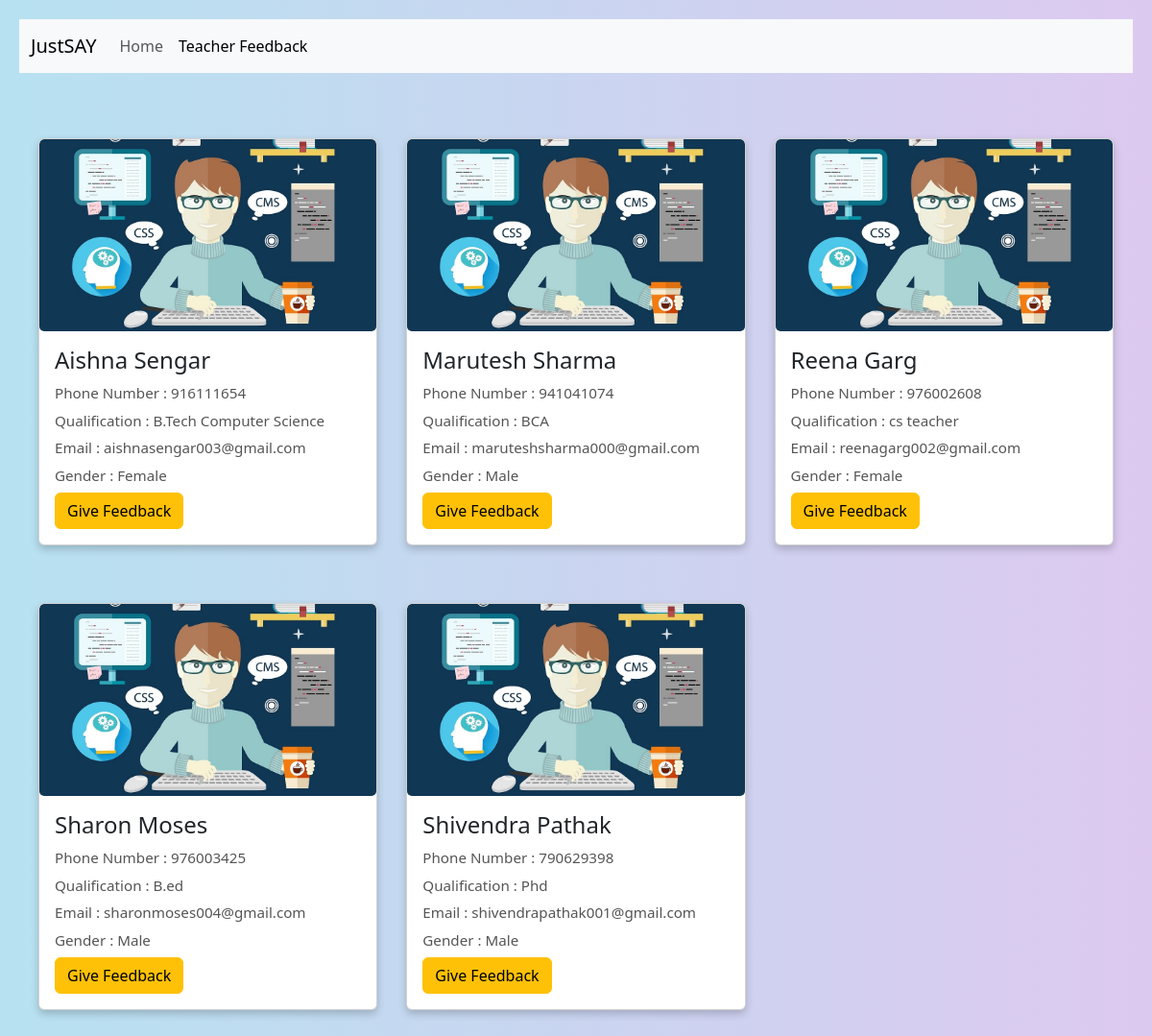
The app's page /tfeedback.php with its own data.
### tables this page shows
CREATE TABLE `teacher` (
  `name` text NOT NULL,
  `number` int(50) NOT NULL,
  `email` varchar(50) NOT NULL,
  `gender` text NOT NULL,
  `qualification` varchar(50) NOT NULL,
  `address` varchar(50) NOT NULL,
  `image` varchar(50) NOT NULL
);

### tfeedback.php (the view, shortened to what this page needs)
<!DOCTYPE html>
<html lang="en">
  <head>
    <link rel="stylesheet" href="teachercart.css">
    <link
      href="https://cdn.jsdelivr.net/npm/bootstrap@5.3.3/dist/css/bootstrap.min.css"
      rel="stylesheet"
    />
  </head>
  <body>
  <nav class="navbar navbar-expand-lg bg-body-tertiary">
        <div class="container-fluid">
          <a class="navbar-brand" href="#">JustSAY</a>
          <div class="collapse navbar-collapse" id="navbarSupportedContent">
            <ul class="navbar-nav me-auto mb-2 mb-lg-0">
              <li class="nav-item">
                <a class="nav-link" aria-current="page" href="main.html">Home</a>
              </li>
              <li class="nav-item">
                <a class="nav-link active" href="tfeedback.php">Teacher Feedback</a>
              </li>
            </ul>
          </div>
        </div>
      </nav>
      <br><br>
    <div class="card-container">
      <?php
      include("connect.php");
      $sql = "SELECT name,number,qualification,email,gender,image FROM teacher";
      $result = $conn->query($sql);
      if ($result->num_rows > 0) {
        while($row = $result->fetch_assoc()) {
      ?>
      <div class="card">
        <img src="<?php echo $row["image"]; ?>" alt="Card Image" class="card-img">
        <div class="card-details">
          <h2 class="card-title"><?php echo $row["name"]; ?></h2>
          <p class="card-info">Phone Number : <?php echo $row["number"]; ?></p>
          <p class="card-info">Qualification : <?php echo $row["qualification"]; ?></p>
          <p class="card-info">Email : <?php echo $row["email"]; ?></p>
          <p class="card-info">Gender : <?php echo $row["gender"]; ?></p>
          <td> <button class="btn btn-block btn-warning" onclick="window.location.href = 'teafeedback.php?email=<?php echo $row['email']; ?>';">Give Feedback</button></td>
        </div>
      </div>
      <?php
        }
      } else {
        echo "0 results";
      }
      ?>
    </div>
  </body>
</html>

### teachercart.css (style rules this page uses)
body { font-family: 'Times New Roman', Times, serif; background-color: #f5f5f5; margin: 0; padding: 20px; }
.card-container { display: flex; flex-wrap: wrap; justify-content: flex-start; gap: 30px; max-width: 1200px; margin: 0 auto; padding: 20px; }
.card { width: calc(33.33% - 20px); background-color: white; border-radius: 20px; box-shadow: 0 4px 8px rgba(0, 0, 0, 0.2); overflow: hidden; transition: transform 0.3s ease; margin-bottom: 30px; }
.card-img { width: 100%; height: 200px; object-fit: cover; }
.card-details { padding: 16px; }
.card-title { margin: 0 0 12px; font-size: 1.5em; color: #333; }
.card-info { margin: 6px 0; color: #555; font-size: 0.95em; }

### tfeedback.php (style rules this page uses)
body { background-image: linear-gradient(to right, rgba(175, 222, 239, 0.9) , rgb(221, 201, 240)) }

### records on screen
teacher: image (picture), name "Aishna Sengar", number "916111654", qualification "B.Tech Computer Science", email "aishnasengar003@gmail.com", gender "Female"
teacher: image (picture), name "Marutesh Sharma", number "941041074", qualification "BCA", email "maruteshsharma000@gmail.com", gender "Male"
teacher: image (picture), name "Reena Garg", number "976002608", qualification "cs teacher", email "reenagarg002@gmail.com", gender "Female"
teacher: image (picture), name "Sharon Moses", number "976003425", qualification "B.ed", email "sharonmoses004@gmail.com", gender "Male"
teacher: image (picture), name "Shivendra Pathak", number "790629398", qualification "Phd", email "shivendrapathak001@gmail.com", gender "Male"
